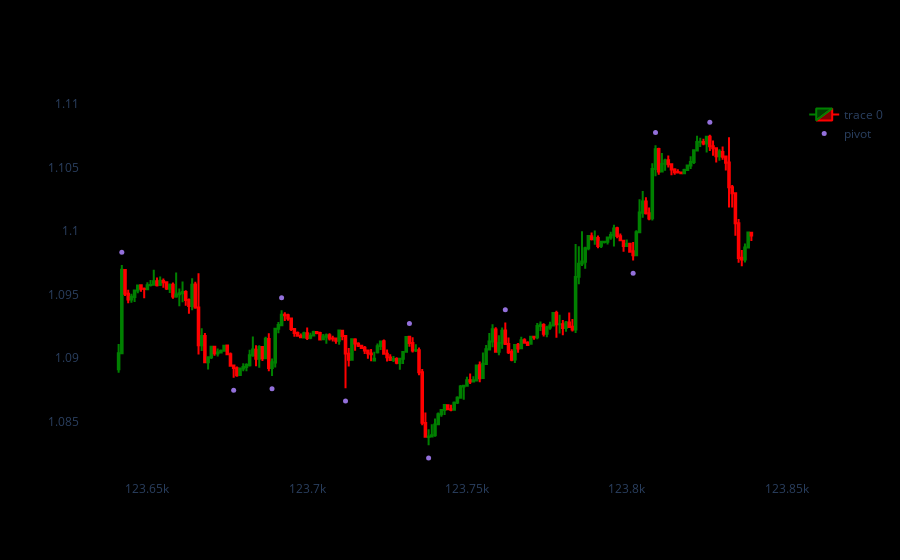

Source (notebook cell):
### Code cell
import plotly.graph_objects as go
from plotly.subplots import make_subplots
from datetime import datetime
dfpl = df[-200:-1]
fig = go.Figure(data=[go.Candlestick(x=dfpl.index,
                open=dfpl['open'],
                high=dfpl['high'],
                low=dfpl['low'],
                close=dfpl['close'],
                increasing_line_color= 'green', 
                decreasing_line_color= 'red')])

fig.add_scatter(x=dfpl.index, y=dfpl['pointpos'], mode="markers",
                marker=dict(size=5, color="MediumPurple"),
                name="pivot")
fig.update_layout(xaxis_rangeslider_visible=False)
fig.update_xaxes(showgrid=False)
fig.update_yaxes(showgrid=False)
fig.update_layout(paper_bgcolor='black', plot_bgcolor='black')

fig.show()

### Figure 1 — Plotly figure (JSON) as saved in the notebook; plotly's stock layout.template omitted (floating-point values rounded to 4 significant figures; data arrays with more than 128 entries replaced by an {"elided": "..."} marker saying what was removed)
{"data": [{"close": {"elided": "199 float values"}, "decreasing": {"line": {"color": "red"}}, "high": {"elided": "199 float values"}, "increasing": {"line": {"color": "green"}}, "low": {"elided": "199 float values"}, "open": {"elided": "199 float values"}, "type": "candlestick", "x": {"elided": "199 int values"}}, {"marker": {"color": "MediumPurple", "size": 5}, "mode": "markers", "name": "pivot", "type": "scatter", "x": {"elided": "199 int values"}, "y": {"elided": "199 float values"}}], "layout": {"paper_bgcolor": "black", "plot_bgcolor": "black", "xaxis": {"rangeslider": {"visible": false}, "showgrid": false}, "yaxis": {"showgrid": false}}}
